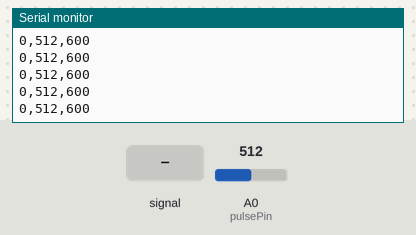
The sketch below on a simulated Arduino Uno, built with avr-gcc and run on an emulated ATmega328P. Shown: the last lines printed to the serial monitor. The test bench sets the inputs (shaded band); at power-on: A0 (pulsePin) = 512.

Above: at 1.2 s.
1.3 s: A0 (pulsePin) fed a 200 Hz sine of ±460 counts around its level
At 1.8 s:
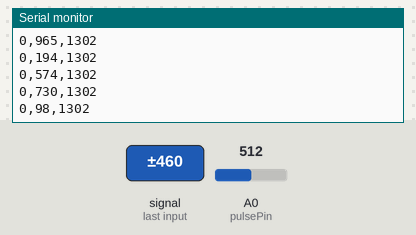
4.3 s: A0 (pulsePin) set to 716
At 5.0 s:
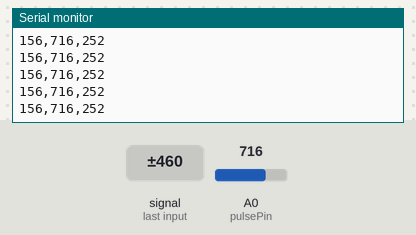
5.8 s: A0 (pulsePin) fed a 1000 Hz sine of ±255 counts around its level
At 6.7 s:
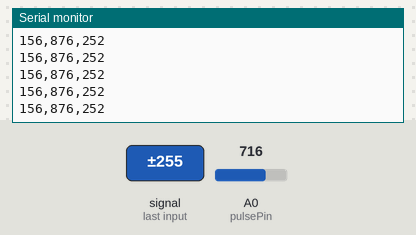
7.3 s: A0 (pulsePin) set to 900
At 8.1 s:
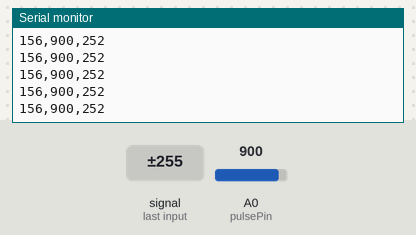
Timing chart, 0 to 10.3 s (numbered marks = the images above; inputs shaded):
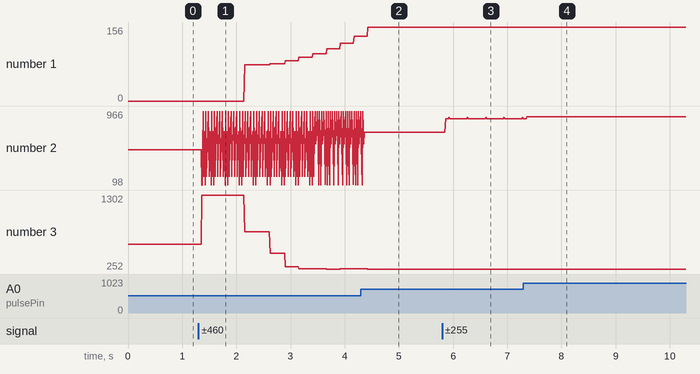

The sketch:

interrupt.ino
```cpp
volatile int rate[10];        // holds last 10 IBI values
volatile unsigned long sampleCounter = 0;     // determines pulse timing
volatile unsigned long lastBeatTime = 0;      // used to find IBI
volatile int P = 512;         // peak in pulse wave, seeded
volatile int T = 512;         // trough in pulse wave, seeded
volatile int thresh = 512;        // pulse is found when signal exceeds thresh
volatile int amp = 100;           // holds amplitude of pulse waveform, seeded
volatile boolean firstBeat = true;  // seeds rate array
volatile boolean secondBeat = false; // seeds rate array

// Variables from pulse_sensor_test
// ================================
// Sensor and pins variables
int pulsePin = 0;
int blinkPin = 13;

// Pulse rate variable
volatile int BPM;

// Raw signal
volatile int Signal;

// Interval between beats
volatile int IBI = 600;

// Becomes true when the pulse is high
volatile boolean Pulse = false;

// Becomes true when Arduino finds a pulse
volatile boolean QS = false;

// ================================

// pulse_sensor_test function:
// ===========================
void setup(){

  // Start Serial
  Serial.begin(9600);

  // Sets up to read Pulse Sensor signal every 2mS
  interruptSetup();
}

// ==============================

// pulse_sensor_test function 2
// ============================
void loop() {

  // If heart beat is found
//  if (QS == true) {

    // Print heart rate
//    Serial.print("Heart rate: ");
    Serial.print(BPM);
    Serial.print(",");
    Serial.print(Signal);
    Serial.print(",");
    Serial.println(IBI);

    // Reset the Quantified Self flag for next time
    QS = false;
//   }

  // Wait 20 ms
  delay(10);
}
// ==============================

// Timer to take a reading every 2 miliseconds
void interruptSetup(){
  // initializes Timer2: throws an interrupt every 2ms
  TCCR2A = 0x02;      // disable pwm on digital pins 3 and 11 and go into CTC mode
  TCCR2B = 0x06;      // don't force compare, 256 prescaler
  OCR2A = 0X7C;       // set the top of the count to 124 for 500hz sample rate
  TIMSK2 = 0x02;      // enable interrupt on match between Timer2 and OCR2A
  sei();              // make sure global interrupts are the enabled
}

// Timer2 INTERRUPT SERVICE ROUTINE
ISR(TIMER2_COMPA_vect){             // triggered when Timer2 counts to 124
  cli();                            // disable interrupts while we do this
  Signal = analogRead(pulsePin);    // read the pulse sensor
  sampleCounter += 2;               // this var keeps track of time in mS
  int N = sampleCounter - lastBeatTime;   // monitors time since the last beat to avoid noise

// find peak and trough
  if(Signal < thresh && N > (IBI/5)*3){   // avoid dichrotic noise by waiting 3/5 of last IBI
    if (Signal < T){                      // T is the trough
      T = Signal;                         // keep track of lowest point in pulse wave
    }
  }
  if(Signal > thresh && Signal > P){    // thresh condition helps avoid noise
    P = Signal;                         // P is the peak
  }                                     // keep track of highest point in pulse wave

// look for the heart beat (every time signal surges above threshold)
  if (N > 250){                // avoid high frequency noise
    if ( (Signal > thresh) && (Pulse == false) && (N > (IBI/5)*3) ){
      Pulse = true;           // set the Pulse flag when we think there is a pulse
      digitalWrite(blinkPin,HIGH);      // turn on pin 13 LED
      IBI = sampleCounter - lastBeatTime;   // measure time between beats in mS
      lastBeatTime = sampleCounter;         // keep track of time for next pulse

      if(secondBeat){        // if this is the second beat, if secondBeat == TRUE
        secondBeat = false;     // clear secondBeat flag
        for(int i=0; i<=9; i++){    // seed the running total to get a realistic BPM at startup
          rate[i] = IBI;
        }
      }

      if(firstBeat){        // if it's the first time we found a beat, if firstBeat == TRUE
        firstBeat = false;    // clear firstBeat flag
        secondBeat = true;    // set the secondBeat flag
        sei();                // enable interrupts again
        return;              // IBI value is unreliable so discard it
      }

// running total of last 10 IBI values
      word runningTotal = 0;    // clear the runningTotal variable

      for(int i=0; i<=8; i++){    //shift data in the rate array
        rate[i] = rate[i+1];      //and drop the oldest IBI value
        runningTotal += rate[i];    // add up the 9 oldest IBI values
      }

      rate[9] = IBI;          // add the latest IBI to the rate array
      runningTotal += rate[9];    // add the latest IBI to runningTotal
      runningTotal /= 10;     // average the last 10 IBI values
      BPM = 60000/runningTotal;   // calculates BPM
      QS = true;            // set Quantified Self flag
      // QS FLAG IS NOT CLEARED INSIDE THIS ISR
    }
  }

  if (Signal < thresh && Pulse == true){    // when the values are going down, the beat is over
    digitalWrite(blinkPin,LOW);       // turn off pin 13 LED
    Pulse = false;          // reset Pulse flag so it's ready for next pulse
    amp = P - T;            // get amplitude of the pulse wave
    thresh = amp/2 + T;     // set thresh at 50% of the amplitude
    P = thresh;             // reset P & T for next pulse
    T = thresh;
  }

  if (N > 2500){            // if 2.5 seconds go by without a beat
    thresh = 512;           // set thresh default
    P = 512;                // set P default
    T = 512;                // set T default
    lastBeatTime = sampleCounter;   // update the lastBeatTime
    firstBeat = true;       // set these to avoid noise
    secondBeat = false;     // when we get the heartbeat back
  }


  sei();                    // enable interrupts when you're done
}   // end ISR
```

Measured:
- after the input at 1.3 s, the serial monitor: prints a new line after 0.06 s (image 1)
- after the input at 4.3 s, the serial monitor: prints a new line after 0.06 s (image 2)
- after the input at 5.8 s, the serial monitor: prints a new line after 0.06 s (image 3)
- after the input at 7.3 s, the serial monitor: prints a new line after 0.06 s (image 4)
- plotted number 1: 0 → 137 after the input at 1.3 s
- plotted number 2: 512 → 965 after the input at 1.3 s, 965 → 716 after the input at 4.3 s, 716 → 876 after the input at 5.8 s, 876 → 900 after the input at 7.3 s
- plotted number 3: 600 → 254 after the input at 1.3 s
